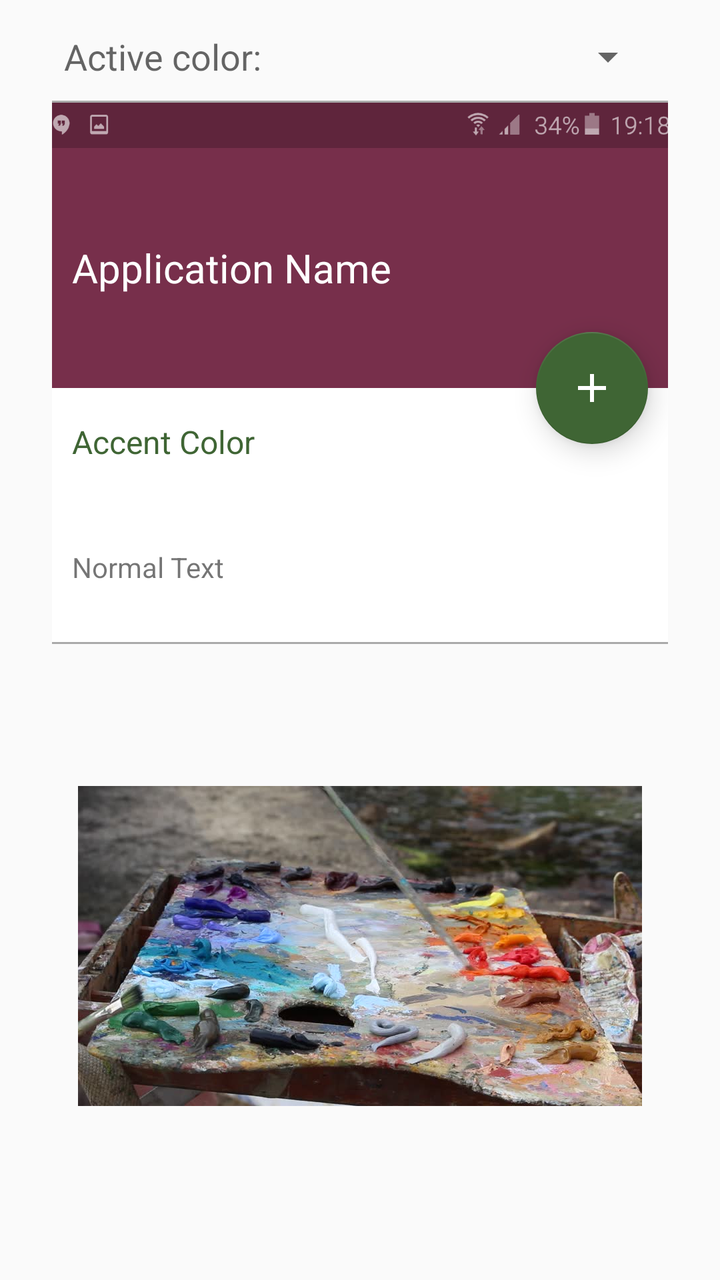
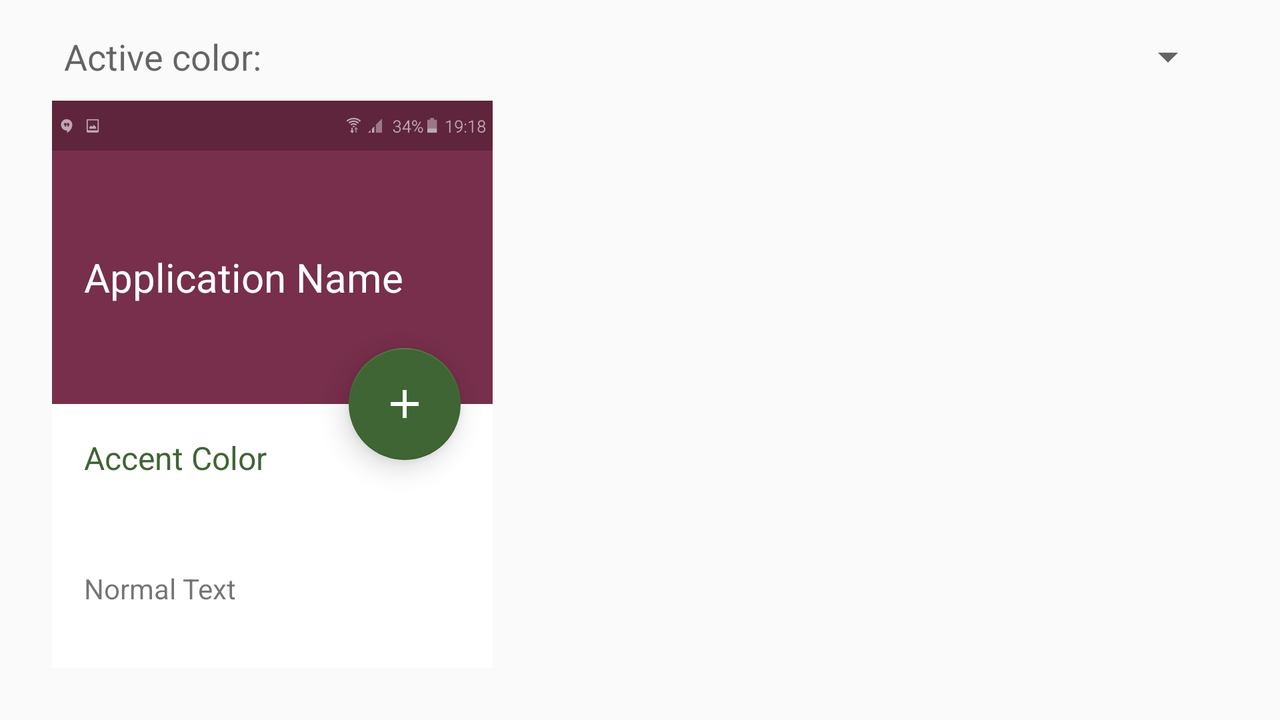

First picture: res/layout/ on a phone held upright. Second picture: the repository's own variant of that layout, on a device whose configuration matches the variant's folder. Source for both follows.
<!-- AndroidManifest.xml: application theme AppTheme -->
<!-- res/layout/activity_image_direct_select.xml -->
<?xml version="1.0" encoding="utf-8"?>
<RelativeLayout
    xmlns:android="http://schemas.android.com/apk/res/android"
    xmlns:tools="http://schemas.android.com/tools"
    android:layout_width="match_parent"
    android:layout_height="match_parent"
    android:padding="@dimen/activity_horizontal_margin"
    tools:context=".ImageDirectSelectActivity"
    >

    <TextView
        android:id="@+id/spinnerTitle"
        android:layout_width="wrap_content"
        android:layout_height="wrap_content"
        android:layout_marginStart="@dimen/active_color_text_margin_start"
        android:text="@string/active_color_spinner_title"
        android:textAppearance="?android:attr/textAppearanceMedium"/>

    <android.support.v7.widget.AppCompatSpinner
        android:id="@+id/colorSpinner"
        android:layout_width="match_parent"
        android:layout_height="wrap_content"
        android:layout_alignBottom="@id/spinnerTitle"
        android:layout_marginEnd="@dimen/spinner_margin_end"
        android:layout_marginStart="@dimen/spinner_margin_start"
        android:layout_toEndOf="@id/spinnerTitle"/>

    <LinearLayout
        android:layout_width="match_parent"
        android:layout_height="match_parent"
        android:layout_below="@id/spinnerTitle"
        android:orientation="vertical"
        android:padding="@dimen/image_direct_select_main_layout_margin"
        android:weightSum="2">

        <FrameLayout
            android:layout_width="wrap_content"
            android:layout_height="0dp"
            android:layout_gravity="center_horizontal"
            android:layout_weight="1">

            <include
                layout="@layout/preview_layout"
                android:layout_width="320dp"
                android:layout_height="match_parent"
                android:layout_gravity="top|center"
                android:layout_marginBottom="@dimen/image_direct_select_preview_margin_bottom"/>

            <FrameLayout
                android:layout_width="320dp"
                android:layout_height="match_parent"
                android:layout_gravity="top|center"
                android:layout_marginBottom="@dimen/image_direct_select_preview_margin_bottom"
                android:background="@drawable/preview_frame"/>
        </FrameLayout>

        <FrameLayout
            android:layout_width="match_parent"
            android:layout_height="0dp"
            android:layout_gravity="center_horizontal"
            android:layout_weight="1">

            <ImageView
                android:id="@+id/testImageView"
                android:layout_width="wrap_content"
                android:layout_height="match_parent"
                android:layout_gravity="top|center"
                android:contentDescription="@string/image_for_direct_color_select_content_desc"
                android:src="@drawable/palette"/>
        </FrameLayout>


    </LinearLayout>

</RelativeLayout>
<!-- res/layout/preview_layout.xml (included above) -->
<?xml version="1.0" encoding="utf-8"?>
<android.support.design.widget.CoordinatorLayout
    xmlns:android="http://schemas.android.com/apk/res/android"
    xmlns:app="http://schemas.android.com/apk/res-auto"
    android:layout_width="match_parent"
    android:layout_height="match_parent"
    xmlns:tools="http://schemas.android.com/tools"
    tools:showIn="@layout/fragment_main_view">

    <LinearLayout
        xmlns:android="http://schemas.android.com/apk/res/android"
        android:layout_width="match_parent"
        android:layout_height="match_parent"
        android:orientation="vertical"
        android:weightSum="9"
        android:background="@android:color/white">

        <ImageView
            android:id="@+id/statusBar"
            android:layout_width="match_parent"
            android:layout_height="0dp"
            android:background="@color/colorPrimaryDark"
            android:contentDescription="@string/preview_image_status_bar_content_description"
            android:src="@drawable/status_bar_template"
            android:layout_weight="1"/>

        <TextView
            android:id="@+id/appTitleText"
            android:layout_width="match_parent"
            android:layout_height="0dp"
            android:layout_weight="5"
            android:background="@color/colorPrimary"
            android:gravity="center_vertical"
            android:paddingEnd="@dimen/preview_title_horizontal_padding"
            android:paddingStart="@dimen/preview_title_horizontal_padding"
            android:text="@string/application_name_text"
            android:textColor="@android:color/white"
            android:textSize="@dimen/preview_title_text_size"/>

        <TextView
            android:id="@+id/accentColorText"
            android:layout_width="match_parent"
            android:layout_height="0dp"
            android:layout_weight="2"
            android:layout_margin="@dimen/preview_accent_text_margin"
            android:text="@string/preview_text_accent_color"
            android:textColor="@color/colorAccent"
            android:textSize="@dimen/preview_accent_color_text_size"/>

        <TextView
            android:layout_width="match_parent"
            android:layout_height="0dp"
            android:layout_weight="1"
            android:layout_marginBottom="@dimen/preview_normal_text_margin_bottom"
            android:layout_marginStart="@dimen/preview_normal_text_margin_start"
            android:text="@string/preview_text_normal_text"/>

    </LinearLayout>

    <android.support.design.widget.FloatingActionButton
        android:id="@+id/fab"
        android:layout_width="wrap_content"
        android:layout_height="wrap_content"
        android:layout_margin="@dimen/fab_margin"
        android:src="@drawable/ic_add"
        android:tint="@android:color/white"
        app:backgroundTint="?attr/colorAccent"
        app:elevation="@dimen/fab_elevation"
        app:layout_anchor="@id/appTitleText"
        app:layout_anchorGravity="bottom|end"
        />
</android.support.design.widget.CoordinatorLayout>
<!-- resources referenced by this layout -->
<resources>
  <color name="colorAccent">#3f6534</color>
  <color name="colorPrimary">#772f4b</color>
  <color name="colorPrimaryDark">#5f253c</color>
  <dimen name="active_color_text_margin_start">16dp</dimen>
  <dimen name="activity_horizontal_margin">16dp</dimen>
  <dimen name="fab_elevation">8dp</dimen>
  <dimen name="fab_margin">16dp</dimen>
  <dimen name="image_direct_select_main_layout_margin">10dp</dimen>
  <dimen name="image_direct_select_preview_margin_bottom">10dp</dimen>
  <dimen name="preview_accent_color_text_size">16sp</dimen>
  <dimen name="preview_accent_text_margin">16dp</dimen>
  <dimen name="preview_normal_text_margin_bottom">24dp</dimen>
  <dimen name="preview_normal_text_margin_start">16dp</dimen>
  <dimen name="preview_title_horizontal_padding">16dp</dimen>
  <dimen name="preview_title_text_size">20sp</dimen>
  <dimen name="spinner_margin_end">16dp</dimen>
  <dimen name="spinner_margin_start">10dp</dimen>
  <!-- drawable ic_add (drawable) -->
  <vector xmlns:android="http://schemas.android.com/apk/res/android"
      android:width="24dp"
      android:height="24dp"
      android:autoMirrored="true"
      android:viewportHeight="24.0"
      android:viewportWidth="24.0">
      <path
          android:fillColor="#FF000000"
          android:pathData="M19,13h-6v6h-2v-6H5v-2h6V5h2v6h6v2z" />
  </vector>
  <!-- drawable palette: jpg bitmap (drawable-nodpi, 64011 bytes) -->
  <!-- drawable preview_frame (drawable) -->
  <?xml version="1.0" encoding="utf-8"?>
  <shape xmlns:android="http://schemas.android.com/apk/res/android"
      android:shape="rectangle">
      <solid android:color="#00000000"/>
      <stroke android:width="1dp"
              android:color="@android:color/darker_gray"/>
  
  </shape>
  <!-- drawable status_bar_template: png bitmap (drawable-nodpi, 504066 bytes) -->
  <string name="active_color_spinner_title">Active color:</string>
  <string name="application_name_text">Application Name</string>
  <string name="image_for_direct_color_select_content_desc">Image for direct color select</string>
  <string name="preview_image_status_bar_content_description">Preview image status bar</string>
  <string name="preview_text_accent_color">Accent Color</string>
  <string name="preview_text_normal_text">Normal Text</string>
  <style name="AppTheme" parent="Theme.AppCompat.Light.DarkActionBar">
          
          <item name="colorPrimary">@color/colorPrimary</item>
          <item name="colorPrimaryDark">@color/colorPrimaryDark</item>
          <item name="colorAccent">@color/colorAccent</item>
      </style>
</resources>
<!-- res/layout-land/activity_image_direct_select.xml (the repository's variant of the layout above) -->
<!-- drawn on the phone turned sideways -->
<?xml version="1.0" encoding="utf-8"?>
<RelativeLayout
    xmlns:android="http://schemas.android.com/apk/res/android"
    xmlns:tools="http://schemas.android.com/tools"
    android:layout_width="match_parent"
    android:layout_height="match_parent"
    android:padding="@dimen/activity_horizontal_margin"
    tools:context=".ImageDirectSelectActivity">

    <TextView
        android:id="@+id/spinnerTitle"
        android:layout_width="wrap_content"
        android:layout_height="wrap_content"
        android:layout_marginStart="@dimen/active_color_text_margin_start"
        android:text="@string/active_color_spinner_title"
        android:textAppearance="?android:attr/textAppearanceMedium"/>

    <android.support.v7.widget.AppCompatSpinner
        android:id="@+id/colorSpinner"
        android:layout_width="match_parent"
        android:layout_height="wrap_content"
        android:layout_alignBottom="@id/spinnerTitle"
        android:layout_marginEnd="@dimen/spinner_margin_end"
        android:layout_marginStart="@dimen/spinner_margin_start"
        android:layout_toEndOf="@id/spinnerTitle"/>

    <LinearLayout
        android:layout_width="match_parent"
        android:layout_height="match_parent"
        android:layout_below="@id/spinnerTitle"
        android:layout_margin="@dimen/image_direct_select_main_layout_margin"
        android:orientation="horizontal"
        android:weightSum="2">

        <FrameLayout
            android:layout_width="0dp"
            android:layout_height="match_parent"
            android:layout_weight="0.75">


            <include
                layout="@layout/preview_layout"
                android:layout_width="wrap_content"
                android:layout_height="match_parent"
                android:layout_gravity="center"/>
        </FrameLayout>
        <FrameLayout
            android:layout_width="0dp"
            android:layout_weight="1.25"
            android:layout_height="match_parent"
            android:paddingStart="16dp"
            tools:ignore="RtlSymmetry">
        <ImageView
            android:id="@+id/testImageView"
            android:layout_width="wrap_content"
            android:layout_height="match_parent"
            android:layout_gravity="center_horizontal"
            android:contentDescription="@string/image_for_direct_color_select_content_desc"/>
        </FrameLayout>


    </LinearLayout>

</RelativeLayout>
<!-- resources referenced by the variant -->
<!-- as the phone turned sideways resolves them -->
<resources>
  <color name="colorAccent">#3f6534</color>
  <color name="colorPrimary">#772f4b</color>
  <color name="colorPrimaryDark">#5f253c</color>
  <dimen name="active_color_text_margin_start">16dp</dimen>
  <dimen name="activity_horizontal_margin">16dp</dimen>
  <dimen name="fab_elevation">8dp</dimen>
  <dimen name="fab_margin">16dp</dimen>
  <dimen name="image_direct_select_main_layout_margin">10dp</dimen>
  <dimen name="preview_accent_color_text_size">16sp</dimen>
  <dimen name="preview_accent_text_margin">16dp</dimen>
  <dimen name="preview_normal_text_margin_bottom">24dp</dimen>
  <dimen name="preview_normal_text_margin_start">16dp</dimen>
  <dimen name="preview_title_horizontal_padding">16dp</dimen>
  <dimen name="preview_title_text_size">20sp</dimen>
  <dimen name="spinner_margin_end">16dp</dimen>
  <dimen name="spinner_margin_start">10dp</dimen>
  <!-- drawable ic_add (drawable) -->
  <vector xmlns:android="http://schemas.android.com/apk/res/android"
      android:width="24dp"
      android:height="24dp"
      android:autoMirrored="true"
      android:viewportHeight="24.0"
      android:viewportWidth="24.0">
      <path
          android:fillColor="#FF000000"
          android:pathData="M19,13h-6v6h-2v-6H5v-2h6V5h2v6h6v2z" />
  </vector>
  <!-- drawable status_bar_template: png bitmap (drawable-nodpi, 504066 bytes) -->
  <string name="active_color_spinner_title">Active color:</string>
  <string name="application_name_text">Application Name</string>
  <string name="image_for_direct_color_select_content_desc">Image for direct color select</string>
  <string name="preview_image_status_bar_content_description">Preview image status bar</string>
  <string name="preview_text_accent_color">Accent Color</string>
  <string name="preview_text_normal_text">Normal Text</string>
  <style name="AppTheme" parent="Theme.AppCompat.Light.DarkActionBar">
          
          <item name="colorPrimary">@color/colorPrimary</item>
          <item name="colorPrimaryDark">@color/colorPrimaryDark</item>
          <item name="colorAccent">@color/colorAccent</item>
      </style>
</resources>
